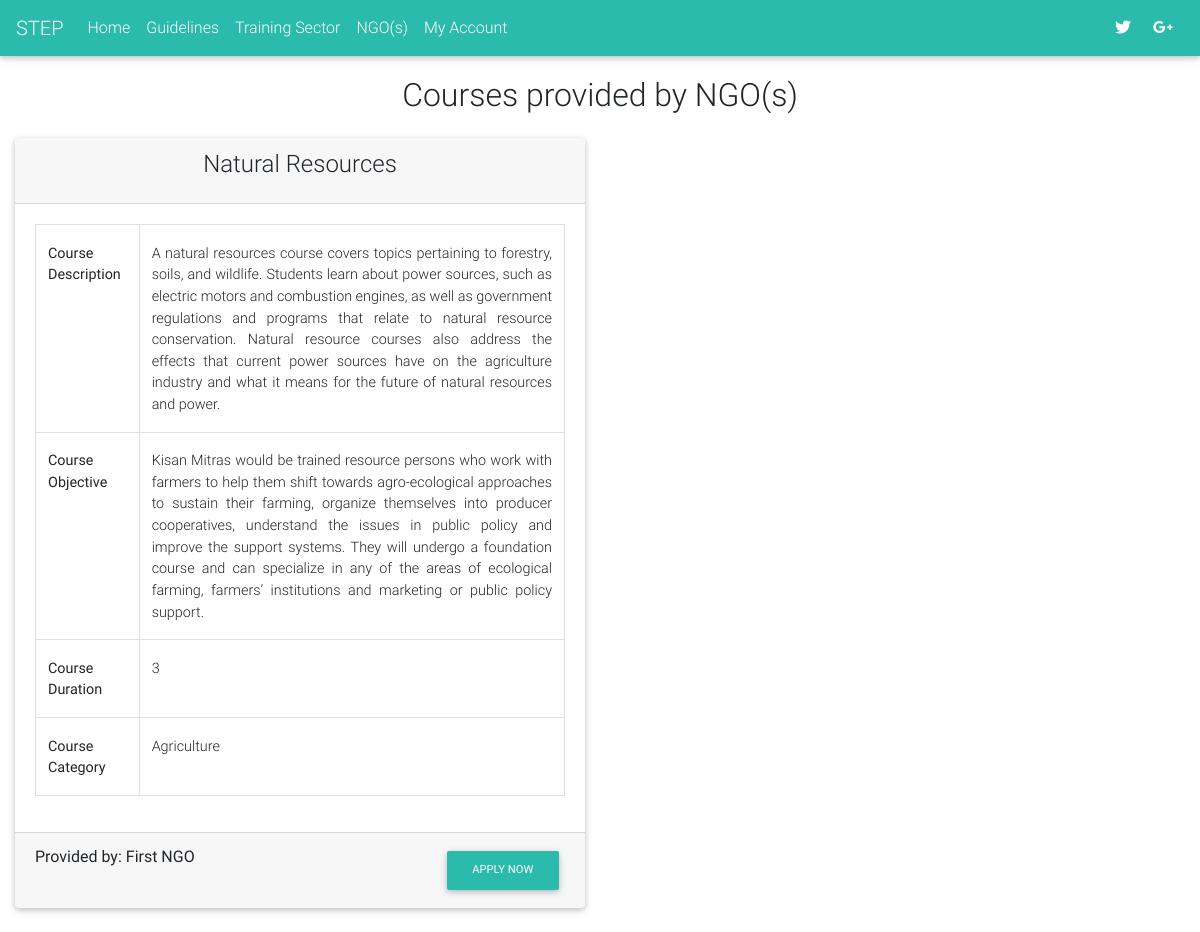
Page /user/courses.php on the earlier database version.
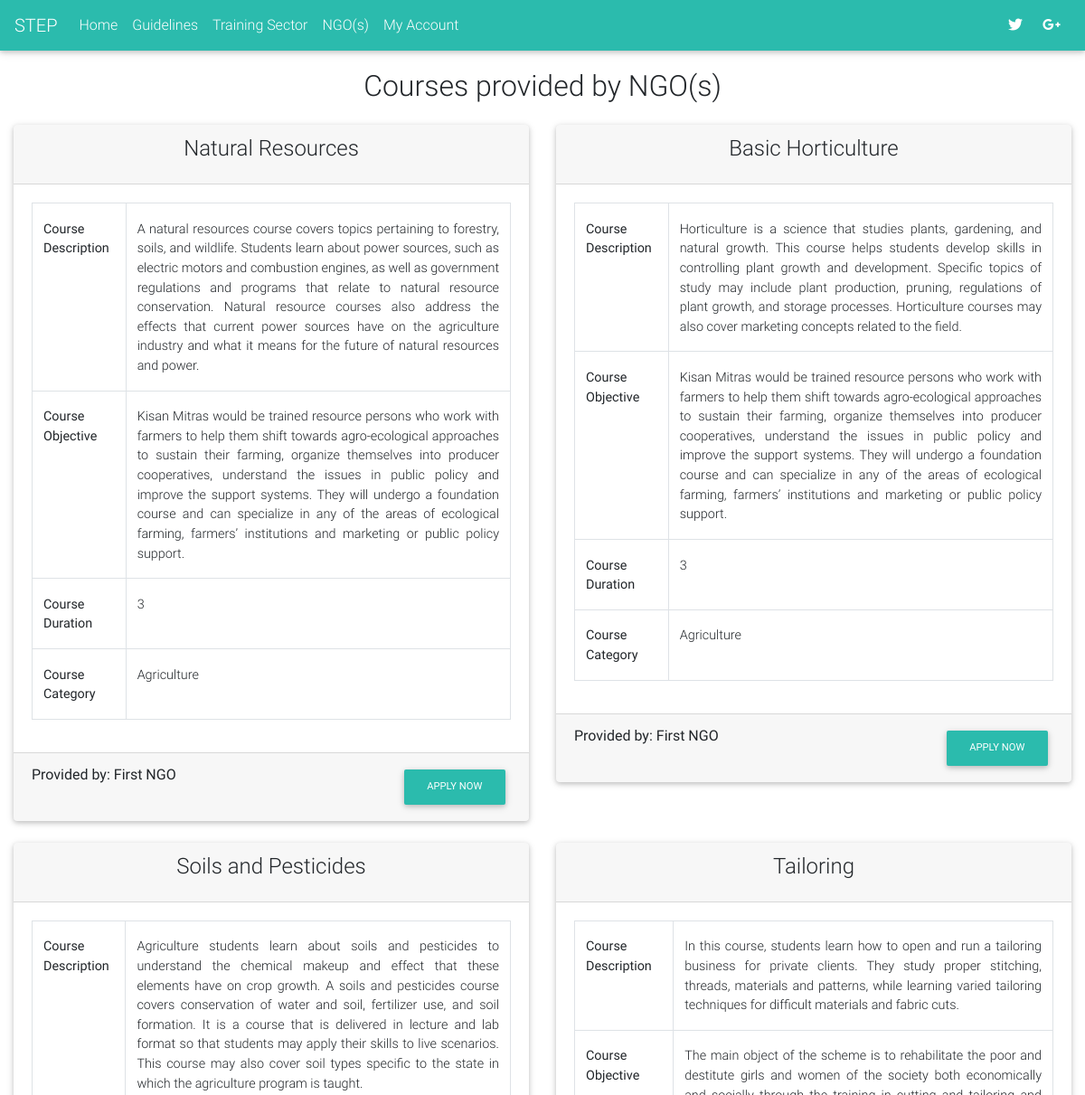
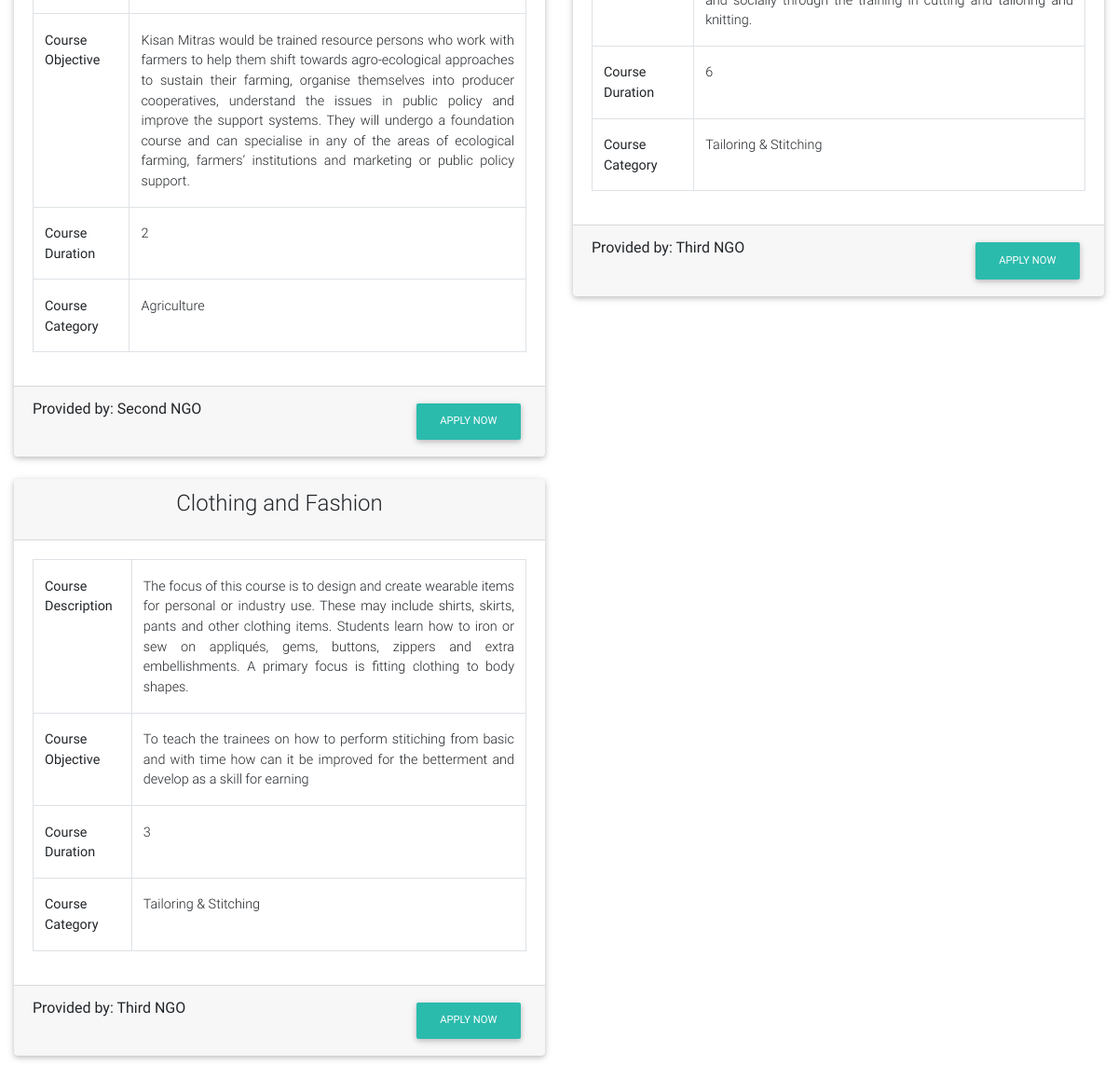
Same page on the later database version (2 pictures, top to bottom).
### tables this page shows
CREATE TABLE `courses` (
  `id` int(11) NOT NULL,
  `ngo_id` int(11) NOT NULL,
  `course_name` varchar(100) NOT NULL,
  `course_category` varchar(100) NOT NULL,
  `course_description` text NOT NULL,
  `course_duration` int(100) NOT NULL,
  `course_objective` text NOT NULL,
  `course_medium` text NOT NULL,
  `featured` tinyint(4) NOT NULL DEFAULT '0',
  `deleted` tinyint(4) NOT NULL DEFAULT '0',
  `date` datetime NOT NULL DEFAULT CURRENT_TIMESTAMP
);

CREATE TABLE `ngo` (
  `id` int(11) NOT NULL,
  `ngo_name` varchar(100) NOT NULL,
  `ngo_description` text NOT NULL,
  `ngo_address` text NOT NULL,
  `organization_type` varchar(100) NOT NULL,
  `email` varchar(255) NOT NULL,
  `password` varchar(255) NOT NULL,
  `phone` text NOT NULL,
  `city` varchar(100) NOT NULL,
  `state` varchar(100) NOT NULL,
  `zipcode` int(100) NOT NULL,
  `ngo_head` varchar(100) NOT NULL,
  `date` datetime NOT NULL DEFAULT CURRENT_TIMESTAMP,
  `ip` varchar(255) NOT NULL
);

### user/courses.php (the view)
<?php
    include 'includes/header.php';
    include '../core/init.php';
?>
<?php
    $selCourses = "SELECT c.course_name, c.course_description, c.course_duration, c.course_objective, c.course_category, n.ngo_name FROM courses c INNER JOIN ngo n ON c.ngo_id = n.id";
    $resultCourses = $db->query($selCourses);
?>
<div class="container-fluid" id="background">
    <h2 class="text-center p-3">Courses provided by NGO(s)</h2>
    <div class="row">
        <?php while($courses = mysqli_fetch_array($resultCourses)): ?>
        <div class="col-md-6">
            <div class="card">
                <div class="card-header">
                    <div class="card-title">
                        <h4 class="text-center"><?=$courses['course_name'];?></h4>
                    </div>
                </div>
                <div class="card-body table-responsive">
                    <table class="table table-bordered">
                        <tr>
                            <th>Course Description</th>
                            <td class="text-justify"><?=nl2br($courses['course_description']);?></td>
                        </tr>
                        <tr>
                            <th>Course Objective</th>
                            <td class="text-justify"><?=nl2br($courses['course_objective']);?></td>
                        </tr>
                        <tr>
                            <th>Course Duration</th>
                            <td><?=$courses['course_duration'];?></td>
                        </tr>
                        <tr>
                            <th>Course Category</th>
                            <td><?=$courses['course_category'];?></td>
                        </tr>
                    </table>
                </div>
                <div class="card-footer">
                    <div class="float-left">
                        <label>Provided by: </label> <?=$courses['ngo_name'];?>
                    </div>
                    <div class="float-right">
                        <a href="courses.php?apply=<?=$courses['id'];?>" id="apply" name="apply" class="btn btn-default btn-md">Apply Now</a>
                    </div>
                </div>
            </div>
            <br>
        </div>
        <?php endwhile; ?>
    </div>
</div>
<?php include 'includes/footer.php';?>

### user/includes/header.php (shortened to what this page needs)
<!DOCTYPE html>
<html lang="en">
<head>
  <link rel="stylesheet" href="https://use.fontawesome.com/releases/v5.8.2/css/all.css">
  <link href="../css/bootstrap.min.css" rel="stylesheet">
  <link href="../css/mdb.min.css" rel="stylesheet">
  <link href="../css/style.css" rel="stylesheet">
</head>
<body>
  <header>
    <nav class="mb-1 navbar navbar-expand-lg navbar-dark default-color">
      <a class="navbar-brand" href="../index.php">STEP</a>
      <div class="collapse navbar-collapse" id="navbarSupportedContent-333">
        <ul class="navbar-nav mr-auto">
          <li class="nav-item">
            <a class="nav-link" href="../index.php">Home</a>
          </li>
          <li class="nav-item">
            <a class="nav-link" href="guidelines.php">Guidelines</a>
          </li>
          <li class="nav-item">
            <a class="nav-link" href="training.php">Training Sector</a>
          </li>
          <li class="nav-item">
            <a class="nav-link" href="ngo.php">NGO(s)</a>
          </li>
          <?php
            if(!isset($_SESSION['email'])){
              echo "<li class='nav-item'><a href='myaccount.php' class='nav-link' style='border-radius: 10em;'>My Account</a></li>";
            }
            else{
              echo "<li class='nav-item'><a href='myaccount.php' class='nav-link' style='border-radius: 10em;'>My Account</a></li>";
              echo "<li class='nav-item'><a href='logout.php' class='nav-link' style='border-radius: 10em;'>Logout</a></li>";
            }
          ?>
        </ul>
        <ul class="navbar-nav ml-auto nav-flex-icons">
          <li class="nav-item">
            <a class="nav-link waves-effect waves-light">
              <i class="fab fa-twitter"></i>
            </a>
          </li>
          <li class="nav-item">
            <a class="nav-link waves-effect waves-light">
              <i class="fab fa-google-plus-g"></i>
            </a>
          </li>
        </ul>
      </div>
    </nav>
  </header>

### user/includes/footer.php (shortened to what this page needs)
</body>
</html>

Differences in the rows shown:
added courses: course_name "Basic Horticulture", course_description "Horticulture is a science that studies plants, gardening, and natural growth. This course helps students develop skills in controlling plant growth and development. Specific topics of study may include plant production, pruning, regulations of plant growth, and storage processes. Horticulture courses may also cover marketing concepts related to the field.", course_objective "Kisan Mitras would be trained resource persons who work with farmers to help them shift towards agro-ecological approaches to sustain their farming, organize themselves into producer cooperatives, understand the issues in public policy and improve the support systems. They will undergo a foundation course and can specialize in any of the areas of ecological farming, farmers’ institutions and marketing or public policy support.", course_duration "3", course_category "Agriculture", ngo.ngo_name "First NGO"
added courses: course_name "Soils and Pesticides", course_description "Agriculture students learn about soils and pesticides to understand the chemical makeup and effect that these elements have on crop growth. A soils and pesticides course covers conservation of water and soil, fertilizer use, and soil formation. It is a course that is delivered in lecture and lab format so that students may apply their skills to live scenarios. This course may also cover soil types specific to the state in which the agriculture program is taught.", course_objective "Kisan Mitras would be trained resource persons who work with farmers to help them shift towards agro-ecological approaches to sustain their farming, organise themselves into producer cooperatives, understand the issues in public policy and improve the support systems. They will undergo a foundation course and can specialise in any of the areas of ecological farming, farmers’ institutions and marketing or public policy support.", course_duration "2", course_category "Agriculture", ngo.ngo_name "Second NGO"
added courses: course_name "Tailoring", course_description "In this course, students learn how to open and run a tailoring business for private clients. They study proper stitching, threads, materials and patterns, while learning varied tailoring techniques for difficult materials and fabric cuts.", course_objective "The main object of the scheme is to rehabilitate the poor and destitute girls and women of the society both economically and socially through the training in cutting and tailoring and knitting.", course_duration "6", course_category "Tailoring & Stitching", ngo.ngo_name "Third NGO"
added courses: course_name "Clothing and Fashion", course_description "The focus of this course is to design and create wearable items for personal or industry use. These may include shirts, skirts, pants and other clothing items. Students learn how to iron or sew on appliqués, gems, buttons, zippers and extra embellishments. A primary focus is fitting clothing to body shapes.", course_objective "To teach the trainees on how to perform stitiching from basic and with time how can it be improved for the betterment and develop as a skill for earning", course_duration "3", course_category "Tailoring & Stitching", ngo.ngo_name "Third NGO"
